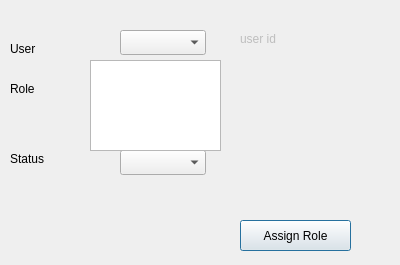
<?xml version="1.0" encoding="UTF-8"?>
<ui version="4.0">
 <class>Dialog</class>
 <widget class="QDialog" name="Dialog">
  <property name="geometry">
   <rect>
    <x>0</x>
    <y>0</y>
    <width>400</width>
    <height>265</height>
   </rect>
  </property>
  <property name="windowTitle">
   <string>Assign</string>
  </property>
  <widget class="QComboBox" name="CMB_userName">
   <property name="geometry">
    <rect>
     <x>120</x>
     <y>30</y>
     <width>86</width>
     <height>25</height>
    </rect>
   </property>
   <property name="editable">
    <bool>false</bool>
   </property>
   <property name="duplicatesEnabled">
    <bool>true</bool>
   </property>
  </widget>
  <widget class="QLabel" name="User">
   <property name="geometry">
    <rect>
     <x>10</x>
     <y>40</y>
     <width>67</width>
     <height>17</height>
    </rect>
   </property>
   <property name="text">
    <string>User</string>
   </property>
  </widget>
  <widget class="QLabel" name="label_2">
   <property name="geometry">
    <rect>
     <x>10</x>
     <y>80</y>
     <width>67</width>
     <height>17</height>
    </rect>
   </property>
   <property name="text">
    <string>Role</string>
   </property>
  </widget>
  <widget class="QComboBox" name="CMB_userRoleStatus">
   <property name="geometry">
    <rect>
     <x>120</x>
     <y>150</y>
     <width>86</width>
     <height>25</height>
    </rect>
   </property>
  </widget>
  <widget class="QLabel" name="label_3">
   <property name="geometry">
    <rect>
     <x>10</x>
     <y>150</y>
     <width>67</width>
     <height>17</height>
    </rect>
   </property>
   <property name="text">
    <string>Status</string>
   </property>
  </widget>
  <widget class="QPushButton" name="BTN_assignRole">
   <property name="geometry">
    <rect>
     <x>240</x>
     <y>220</y>
     <width>111</width>
     <height>31</height>
    </rect>
   </property>
   <property name="text">
    <string>Assign Role</string>
   </property>
  </widget>
  <widget class="QLabel" name="LB_userID">
   <property name="enabled">
    <bool>false</bool>
   </property>
   <property name="geometry">
    <rect>
     <x>240</x>
     <y>30</y>
     <width>151</width>
     <height>17</height>
    </rect>
   </property>
   <property name="frameShape">
    <enum>QFrame::NoFrame</enum>
   </property>
   <property name="text">
    <string>user id</string>
   </property>
  </widget>
  <widget class="QLabel" name="LB_roleID">
   <property name="enabled">
    <bool>false</bool>
   </property>
   <property name="geometry">
    <rect>
     <x>240</x>
     <y>80</y>
     <width>141</width>
     <height>17</height>
    </rect>
   </property>
   <property name="frameShape">
    <enum>QFrame::NoFrame</enum>
   </property>
   <property name="text">
    <string/>
   </property>
  </widget>
  <widget class="QListWidget" name="CMB_roleName">
   <property name="geometry">
    <rect>
     <x>90</x>
     <y>60</y>
     <width>131</width>
     <height>91</height>
    </rect>
   </property>
  </widget>
 </widget>
 <resources/>
 <connections/>
</ui>
